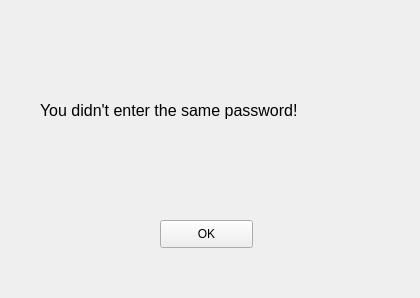
<?xml version="1.0" encoding="UTF-8"?>
<ui version="4.0">
 <class>MainWindow</class>
 <widget class="QMainWindow" name="MainWindow">
  <property name="geometry">
   <rect>
    <x>0</x>
    <y>0</y>
    <width>420</width>
    <height>298</height>
   </rect>
  </property>
  <property name="windowTitle">
   <string>MainWindow</string>
  </property>
  <widget class="QWidget" name="centralwidget">
   <widget class="QPushButton" name="resetPopup">
    <property name="geometry">
     <rect>
      <x>160</x>
      <y>220</y>
      <width>93</width>
      <height>28</height>
     </rect>
    </property>
    <property name="text">
     <string>OK</string>
    </property>
   </widget>
   <widget class="QLabel" name="label_2">
    <property name="geometry">
     <rect>
      <x>40</x>
      <y>20</y>
      <width>501</width>
      <height>181</height>
     </rect>
    </property>
    <property name="font">
     <font>
      <pointsize>12</pointsize>
     </font>
    </property>
    <property name="text">
     <string>You didn't enter the same password!</string>
    </property>
   </widget>
   <zorder>label_2</zorder>
   <zorder>resetPopup</zorder>
  </widget>
 </widget>
 <resources/>
 <connections/>
</ui>
